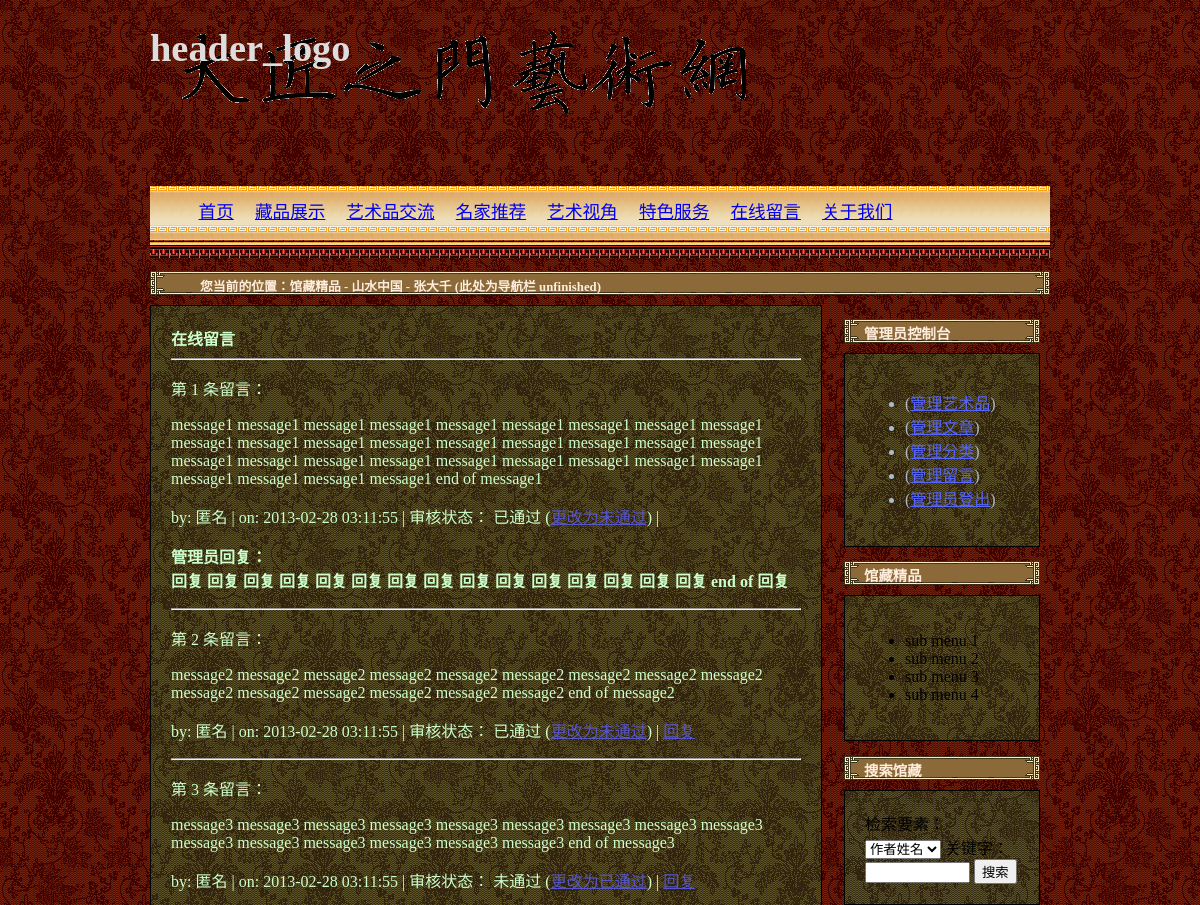
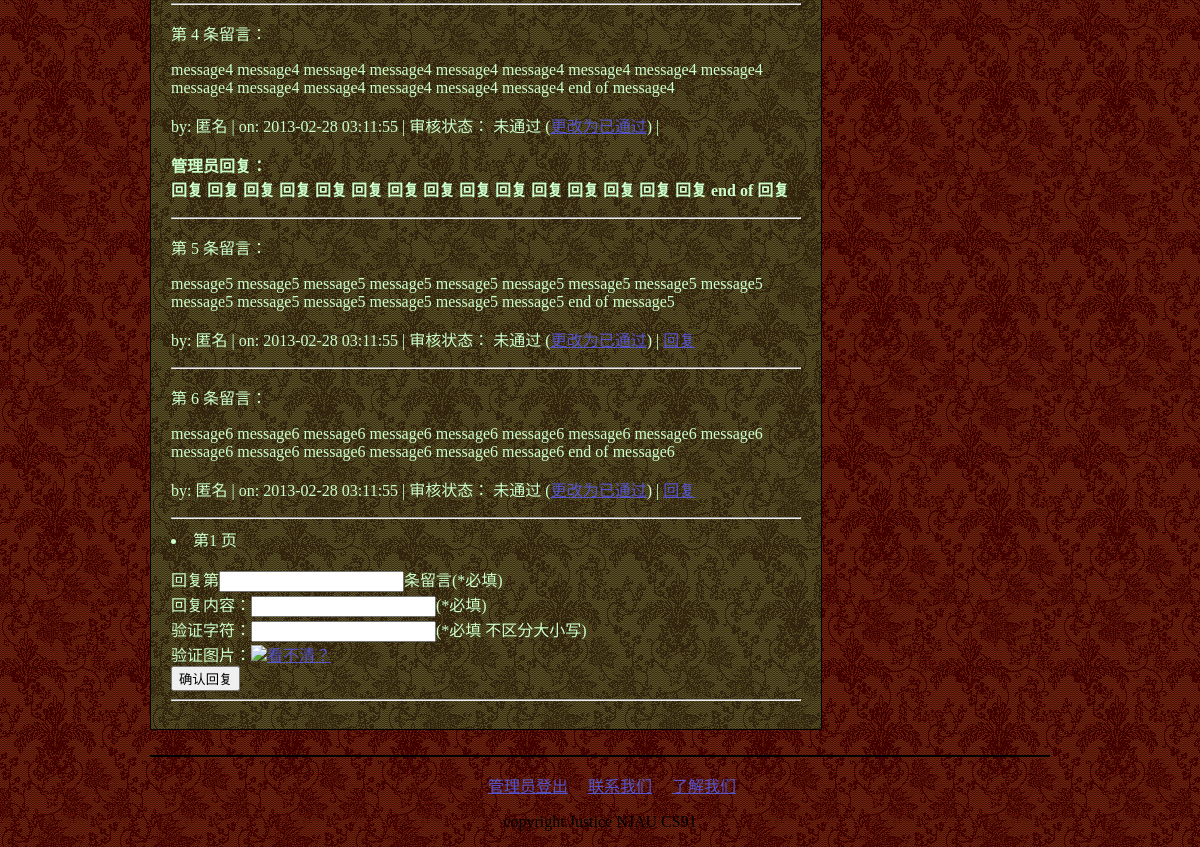
The app's page /control_message.php (signed in) with its own data (2 pictures, top to bottom).
### tables this page shows
CREATE TABLE `Messages` (
	message_id SERIAL PRIMARY KEY,
	message_head VARCHAR(60),		 
	content VARCHAR(300) NOT NULL,		 
	pub_time DATETIME NOT NULL,		 
	pub_name VARCHAR(30) NOT NULL,		 
	pub_email_or_tel VARCHAR(255) NOT NULL,	 
	son_id BIGINT UNSIGNED DEFAULT 0,	 
	parent_id BIGINT UNSIGNED DEFAULT NULL,	 
	is_checked BOOLEAN DEFAULT 0,		 
	checked_by BIGINT UNSIGNED DEFAULT NULL	 
);

### config.php (called while the page is built, shortened)
<?php
$cfg_ms_per_page = 6;
?>

### control_message.php (the view, shortened to what this page needs)
<?php
require('config.php');
require($cfg_webRoot.$cfg_lib.'page.php');
if(empty($_SESSION['mname'])) {
	lib_delay_jump(3, '对不起，请先登录，再进行管理');
} else {
	require('include/console_var.php');
}
$dbh = new PDO($dbcfg_dsn, $dbcfg_dbuser, $dbcfg_dbpwd);
$sql_msg_count = 'select count(1) as count from Messages where is_checked = 1 AND parent_id IS NULL';
$sth_msg_count = $dbh->prepare($sql_msg_count);
$msg_count_res = $sth_msg_count->fetch(PDO::FETCH_ASSOC);
$msg_count = $msg_count_res['count'];
$per_page = $cfg_ms_per_page;
$total_page = ceil($msg_count/$per_page);
if( isset($_GET['page']) && $_GET['page'] >= 1 && $_GET['page'] <= $total_page ) {
	$page = intval($_GET['page']);
} else { $page = 1; }
$start = ($page-1)*$per_page;
$sql_select_message = 'select * from Messages where parent_id IS NULL order by pub_time desc limit :start, :per_page';
$sth_select_message = $dbh->prepare($sql_select_message);
$sth_select_message->bindParam(':start', $start, PDO::PARAM_INT);
$sth_select_message->bindParam(':per_page', $per_page, PDO::PARAM_INT);
lib_pdo_if_fail( $sth_select_message->execute(), $sth_select_message, __FILE__, __LINE__, CFG_DEBUG, 'error', FALSE );
if ( 0 == $sth_select_message->rowCount() ) {
	$messages = 'no content';
} else {
	$messages = $sth_select_message->fetchAll(PDO::FETCH_ASSOC);
	$son_ids = '';
	foreach( $messages as $msg ) {
		$son_ids .= $msg['son_id'].', ';
	}
	$son_ids .= '0';
	$sql_select_reply = "select * from Messages where message_id in ( $son_ids )";
	$sth_select_reply = $dbh->prepare($sql_select_reply);
	lib_pdo_if_fail( $sth_select_reply->execute(), $sth_select_reply, __FILE__, __LINE__, CFG_DEBUG, 'error', FALSE );
	if( 0 < $sth_select_reply->rowCount() ) {
		$replys = $sth_select_reply->fetchAll(PDO::FETCH_ASSOC);
		$sorted_replys = array();
		foreach( $replys as $reply ) {
			$sorted_reply = $reply;
			$sorted_replys[$reply['message_id']] = $sorted_reply;
		}
	}
}
?>
<?php require('include/dochead.php'); ?>
<body>
<div id="header">
<?php require('include/header.php'); ?>
</div>
<div id="body">
	<div id="main_content" class="content_block" >
		<h4 id="main_content_head">在线留言</h4>
		<hr />
		<div id="messages">
<?php
foreach( $messages as $msg ) {
	if( 1 == $msg['is_checked'] ) {
		$checked = '已通过';
		$change = "<a href=\"action/change_message_status.php?id={$msg['message_id']}\">更改为未通过</a>";
	} else {
		$checked = '未通过';
		$change = "<a href=\"action/change_message_status.php?id={$msg['message_id']}\">更改为已通过</a>";
	}
	echo "\t\t<p>第 {$msg['message_id']} 条留言：</p>";
	echo "\t\t<p>{$msg['content']}\n";
	echo "<p>by: {$msg['pub_name']} | on: {$msg['pub_time']} | 审核状态： $checked ($change) | ";
	if( array_key_exists($msg['son_id'], $sorted_replys) ) {
		echo "<p color=\"red\"><strong>管理员回复：<br />{$sorted_replys[$msg['son_id']]['content']}</strong></p>";
	}
	if(empty($msg['son_id'])) { echo "<a href=\"control_message.php?id={$msg['message_id']}#add_reply\">回复</a></p>"; };
	echo '<hr class="clear_line" />';
}
?>
		</div>
		<div id="add_reply">
		<form action="action/add_message.php?type=reply" method="post" >
			<label for="input_id">回复第<input type="text" name="id" id="input_id" value="<?php if(isset($_GET['id'])) {echo $_GET['id']; } ?>" />条留言</label><span class="input_hint">(*必填)</span><br />
			<label for="input_content">回复内容：<input type="text" name="message_content" id="input_content" /></label><span class="input_hint">(*必填)</span><br />
			<label for="input_code">验证字符：<input type="text" name="veri_code" id="input_code" /></label><span class="input_hint">(*必填  不区分大小写)</span><br />
			验证图片：<a href="./message.php?rand=<?php echo rand(); ?>#add_message"><img src="lib/verify_code.php" />看不清？</a><br />
			<input type="submit" name="submit" value="确认回复" />
		</form>
		</div>
		<hr class="clear_line"/>
	</div>
	<div id="sub_main_content" >
<?php require('./include/sub_main_content.php'); ?>
	</div>
</div>
<div id="footer">
<?php require('./include/footer.php'); ?>
</div>
</body>
</html>

### styles/main.css (style rules this page uses)
html { background: url(../pic/css/html_bg.gif) ; background-color: #223; }
body { width: 900; margin-left: auto; margin-right: auto; }
div#header { width: 900px; margin-left: auto; margin-right: auto; background: url(../pic/css/djzmlogo.png) no-repeat; }
div#body { width: 900px; margin-left: auto; margin-right: auto; position: relative; }
div#main_content { width: 70%; position: relative; float: left; background: url(../pic/css/body_bg.gif); margin-bottom: 25px; color: #cfc; }
div#main_content a { color: #55c; }
div#sub_main_content { width: 24%; position: relative; float: right; padding: 0; }
div#footer { width: 900px; margin-left: auto; margin-right: auto; }
.clear_line { clear: both; }
div.content_block { margin: 0; padding: 20px; background: url(../pic/css/body_bg.gif); border: 1px solid black; }
#main_content_head { margin: 0; }

### records on screen
messages: message_id "1", content "message1 message1 message1 message1 message1 message1 message1 message1 message1 message1 message1 message1 message1 message1 message1 message1 message1 message1 message1 message1 message1 message1 message1 message1 message1 message1 message1 message1 message1 message1 message1 end of message1", pub_name "匿名", pub_time "2013-02-28 03:11:55", is_checked "已通过", content "回复 回复 回复 回复 回复 回复 回复 回复 回复 回复 回复 回复 回复 回复 回复 end of 回复"
messages: message_id "2", content "message2 message2 message2 message2 message2 message2 message2 message2 message2 message2 message2 message2 message2 message2 message2 end of message2", pub_name "匿名", pub_time "2013-02-28 03:11:55", is_checked "已通过"
messages: message_id "3", content "message3 message3 message3 message3 message3 message3 message3 message3 message3 message3 message3 message3 message3 message3 message3 end of message3", pub_name "匿名", pub_time "2013-02-28 03:11:55", is_checked "未通过"
messages: message_id "4", content "message4 message4 message4 message4 message4 message4 message4 message4 message4 message4 message4 message4 message4 message4 message4 end of message4", pub_name "匿名", pub_time "2013-02-28 03:11:55", is_checked "未通过", content "回复 回复 回复 回复 回复 回复 回复 回复 回复 回复 回复 回复 回复 回复 回复 end of 回复"
messages: message_id "5", content "message5 message5 message5 message5 message5 message5 message5 message5 message5 message5 message5 message5 message5 message5 message5 end of message5", pub_name "匿名", pub_time "2013-02-28 03:11:55", is_checked "未通过"
messages: message_id "6", content "message6 message6 message6 message6 message6 message6 message6 message6 message6 message6 message6 message6 message6 message6 message6 end of message6", pub_name "匿名", pub_time "2013-02-28 03:11:55", is_checked "未通过"
